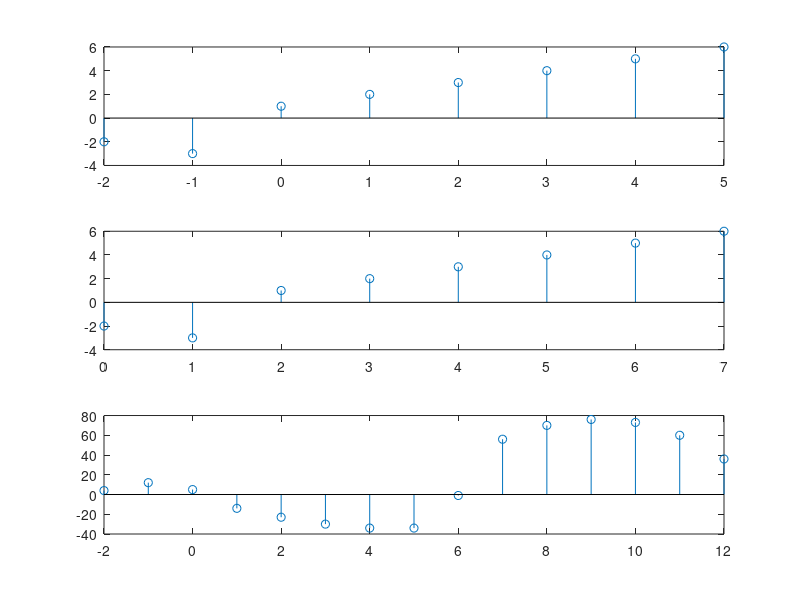

The MATLAB source for this figure:
clc
clear all
close all
x = [-2 -3 1 2 3 4 5 6]; 
lx=length(x);
n1= -2:1:5;
h = [-2 -3 1 2 3 4 5 6]; 
fliplr(h)
lh=length(h);
n2= 0:1:7;
n3= (n1(1)+n2(1)) : 1 : (n1(lx)+n2(lh));
l3= (lx+lh-1);
x1= [x zeros(1,l3-lx)];
h1= [h zeros(1,l3-lh)];
y=zeros(1,l3);
for i=1:l3
    for j=1:i
        y(i)=y(i)+ x1(j)* h1(i-j+1);
    end
end
subplot(3,1,1);
stem(n1,x);
subplot(3,1,2);
stem(n2,h);
subplot(3,1,3);
stem(n3,y);
